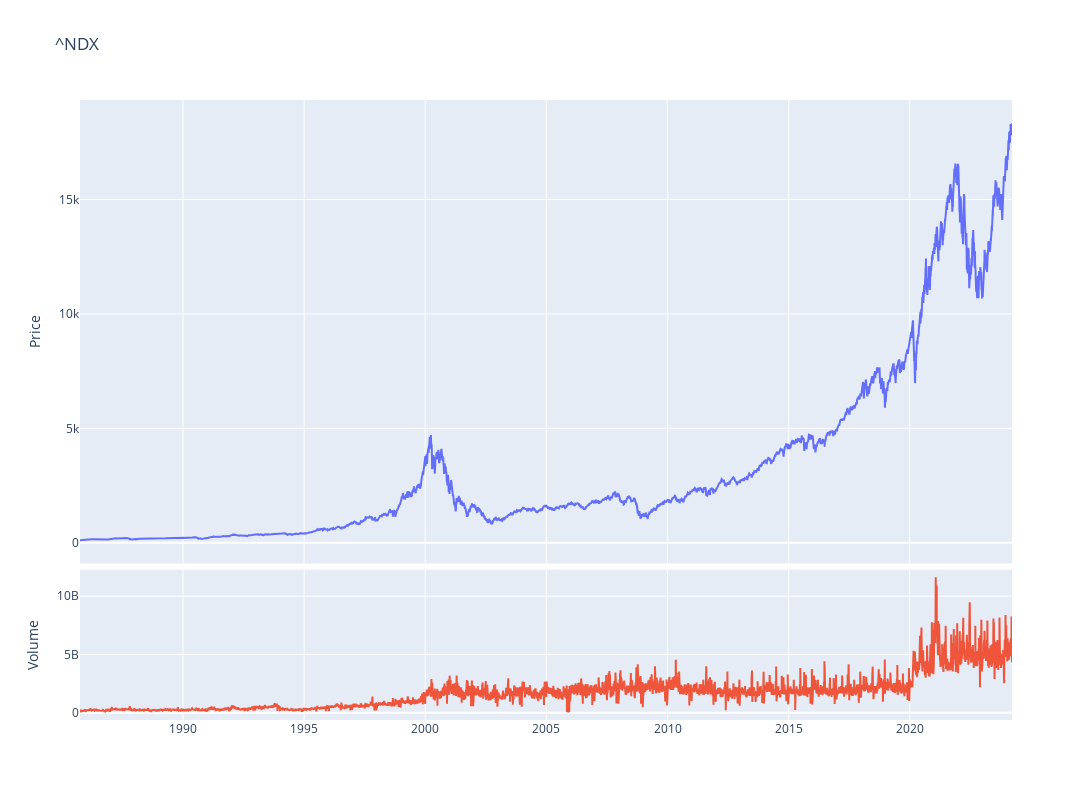

The notebook cell saved with this chart:
### Code cell
fig = make_subplots(rows=4, cols=1,shared_xaxes=True,vertical_spacing=0.01,specs=[[{'rowspan':3,'colspan':1}],[None],[None],[{'rowspan':1,'colspan':1}]])

# Graph (1,1)
fig.add_trace(go.Scatter(x=stock_ticker.index,y=stock_ticker['Adj Close'],mode="lines",name=f"{ticker}"),row=1, col=1)
# Update xaxis properties
fig.update_yaxes(title_text="Price", row=1, col=1)

# Graph (4,1)
fig.add_trace(go.Scatter(x=stock_ticker.index,y=stock_ticker['Volume'],mode="lines",name='Volume'),row=4, col=1)
fig.update_yaxes(title_text="Volume", row=4, col=1)

fig.update_layout(height=800, width=1300,showlegend=False,title=f"{ticker}")

fig.show()

### Figure 1 — Plotly figure (JSON) as saved in the notebook; plotly's stock layout.template omitted (floating-point values rounded to 4 significant figures; data arrays with more than 128 entries replaced by an {"elided": "..."} marker saying what was removed)
{"data": [{"mode": "lines", "name": "^NDX", "type": "scatter", "x": {"elided": "9697 str values"}, "xaxis": "x", "y": {"elided": "9697 float values"}, "yaxis": "y"}, {"mode": "lines", "name": "Volume", "type": "scatter", "x": {"elided": "9697 str values"}, "xaxis": "x2", "y": {"elided": "9697 int values"}, "yaxis": "y2"}], "layout": {"height": 800, "showlegend": false, "title": {"text": "^NDX"}, "width": 1300, "xaxis": {"anchor": "y", "domain": [0, 1], "matches": "x2", "showticklabels": false}, "xaxis2": {"anchor": "y2", "domain": [0, 1]}, "yaxis": {"anchor": "x", "domain": [0.2525, 1], "title": {"text": "Price"}}, "yaxis2": {"anchor": "x2", "domain": [0, 0.2425], "title": {"text": "Volume"}}}}
